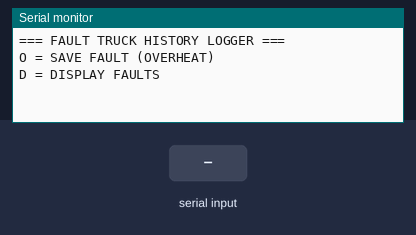
A sketch run on a simulated Arduino Uno, built for the host (arithmetic inside an expression is 32-bit, double 64-bit). Parts: the last lines printed to the serial monitor. The inputs (shaded band) are chosen by the test bench. EEPROM starts erased.

Above: at 1.2 s.
1.3 s: "O" received over Serial
At 2.1 s:
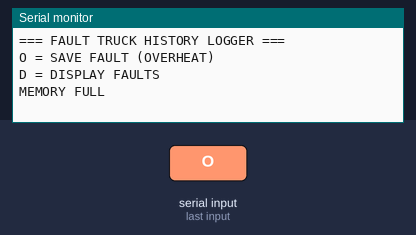
2.8 s: "D" received over Serial
At 3.9 s:
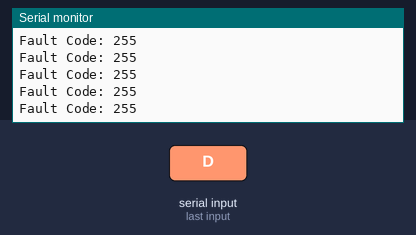

Measured:
- after the input at 1.3 s, the serial monitor: prints a new line at once (image 1)
- after the input at 2.8 s, the serial monitor: prints a new line at once (image 2)

The sketch:

main.ino
```cpp
#include <Arduino.h>
#include <EEPROM.h>

const int EEPROM_SIZE = 32;

int recordIndex = 0;
const int maxRecords = 3;

// Memory layout:
// Address 0 -> recordIndex
// Address 1+ -> fault history

void setup() {
  Serial.begin(9600);
  EEPROM.begin(EEPROM_SIZE);

  Serial.println("=== FAULT TRUCK HISTORY LOGGER ===");
  Serial.println("O = SAVE FAULT (OVERHEAT)");
  Serial.println("D = DISPLAY FAULTS");

  recordIndex = EEPROM.read(0);
}

void loop() {

  if (Serial.available() > 0) {

    char input = Serial.read();

    // ================= SAVE FAULT =================
    if (input == 'O') {

      if (recordIndex < maxRecords) {

        int address = 1 + recordIndex;

        int faultCode = 101; // OVERHEAT

        EEPROM.write(address, faultCode);
        EEPROM.commit();

        recordIndex++;

        EEPROM.write(0, recordIndex);
        EEPROM.commit();

        Serial.print("Saved Fault Record: ");
        Serial.println(recordIndex);
      }
      else {
        Serial.println("MEMORY FULL");
      }
    }

    // ================= DISPLAY FAULTS =================
    else if (input == 'D') {

      Serial.println("=== FAULT HISTORY ===");

      for (int i = 0; i < recordIndex; i++) {

        int address = 1 + i;
        int fault = EEPROM.read(address);

        Serial.print("Fault Code: ");
        Serial.println(fault);

        if (fault == 101) {
          Serial.println("OVERHEAT");
        }
      }
    }
  }
}
```
